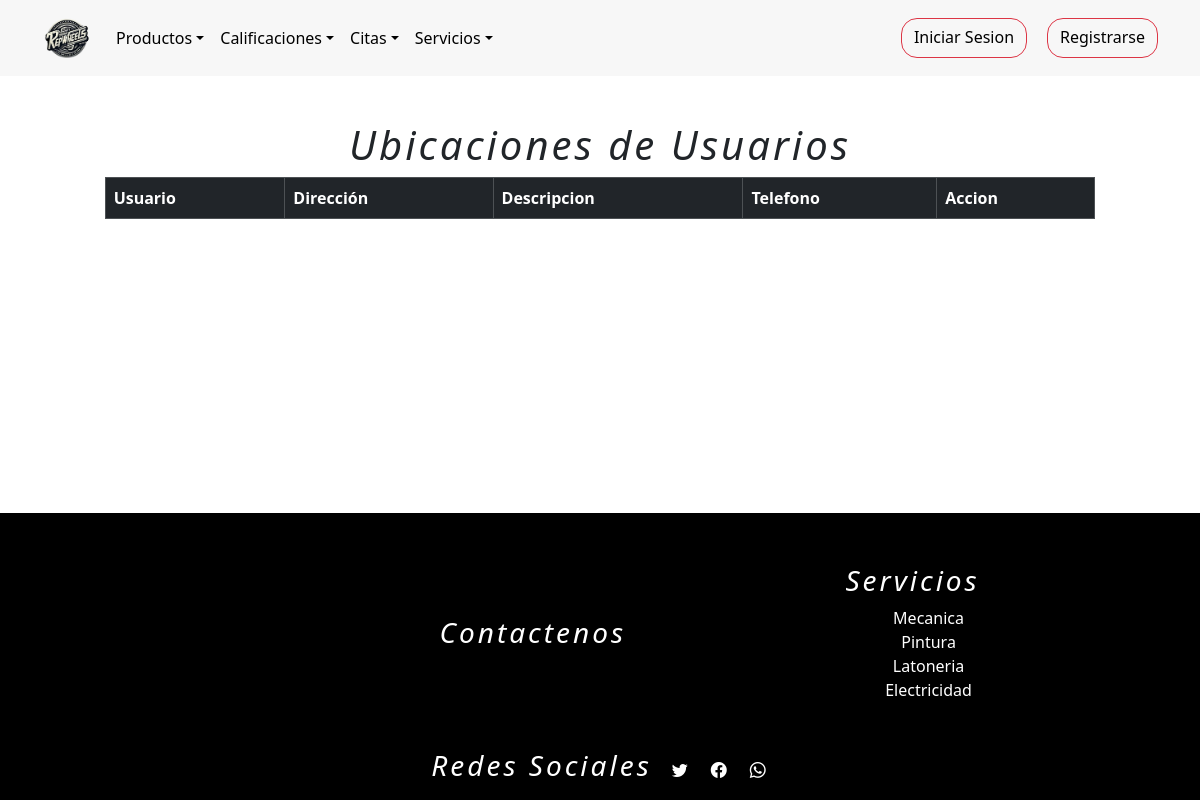
The app's page /listarEmergencias, older data.
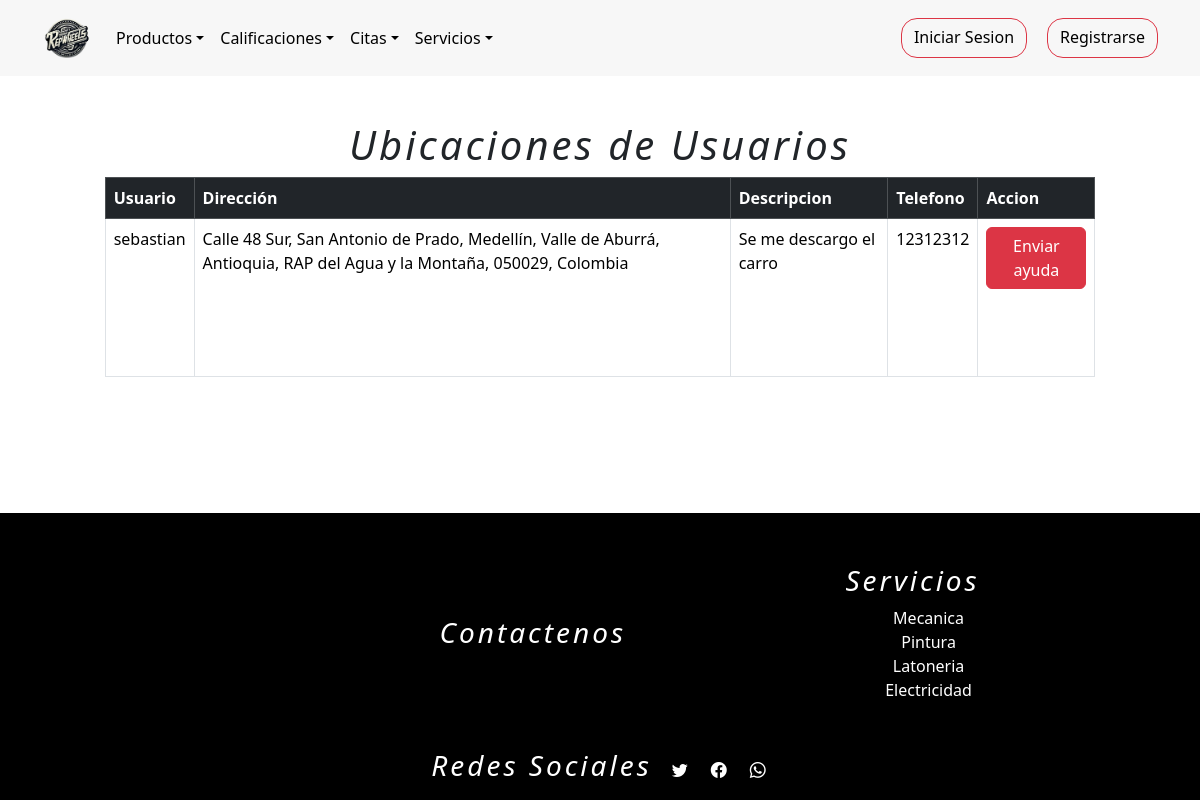
The same page, newer data.
### tienda/models.py (models this page shows)
class Emergencia(models.Model):
    nombre = models.CharField(max_length=50)
    telefono = models.CharField(max_length=20)
    descripcion = models.CharField(max_length=254)
    ubicacion = models.CharField(max_length=254)

### tienda/views.py (the view)
# urls.py: path('listarEmergencias',views.listarEmergencias,name='listarEmergencias')
def listarEmergencias(request):
    e = Emergencia.objects.all()
    context = {'user_locations':e}
    return render(request,"tienda/maps/admin_view.html",context)

### tienda/templates/tienda/maps/admin_view.html (shortened to what this page needs)
{% extends 'tienda/base1.html' %}
{% load static %}
{% block contenedor %}
<main>
    <div class="container-fluid m-3" style="padding: 2%;">
    <h1>Ubicaciones de Usuarios</h1>
        <table class="table table-bordered table-hover" id="tableR">
            <thead class="table-dark">
                <tr>
                    <th>Usuario</th>
                    <th>Dirección</th>
                    <th>Descripcion</th>
                    <th>Telefono</th>
                    <th>Accion</th>
                </tr>
            </thead>
            <tbody>
                {% for location in user_locations %}
                    <tr>
                        <td>{{ location.nombre }}</td>
                        <td>{{ location.ubicacion }}</td>
                        <td>{{ location.descripcion }}</td>
                        <td>{{ location.telefono }}</td>
                        <td><a class="btn btn-danger" href="">Enviar ayuda</a></td>
                    </tr>
                {% endfor %}
            </tbody>
        </table>
    </div>
</main>
{% endblock %}

Row changes from the older to the newer data that the page shows:
added Emergencia: nombre "sebastian", ubicacion "Calle 48 Sur, San Antonio de Prado, Medellín, Valle de Aburrá, Antioquia, RAP del Agua y la Montaña, 050029, Colombia", descripcion "Se me descargo el carro", telefono "12312312"
